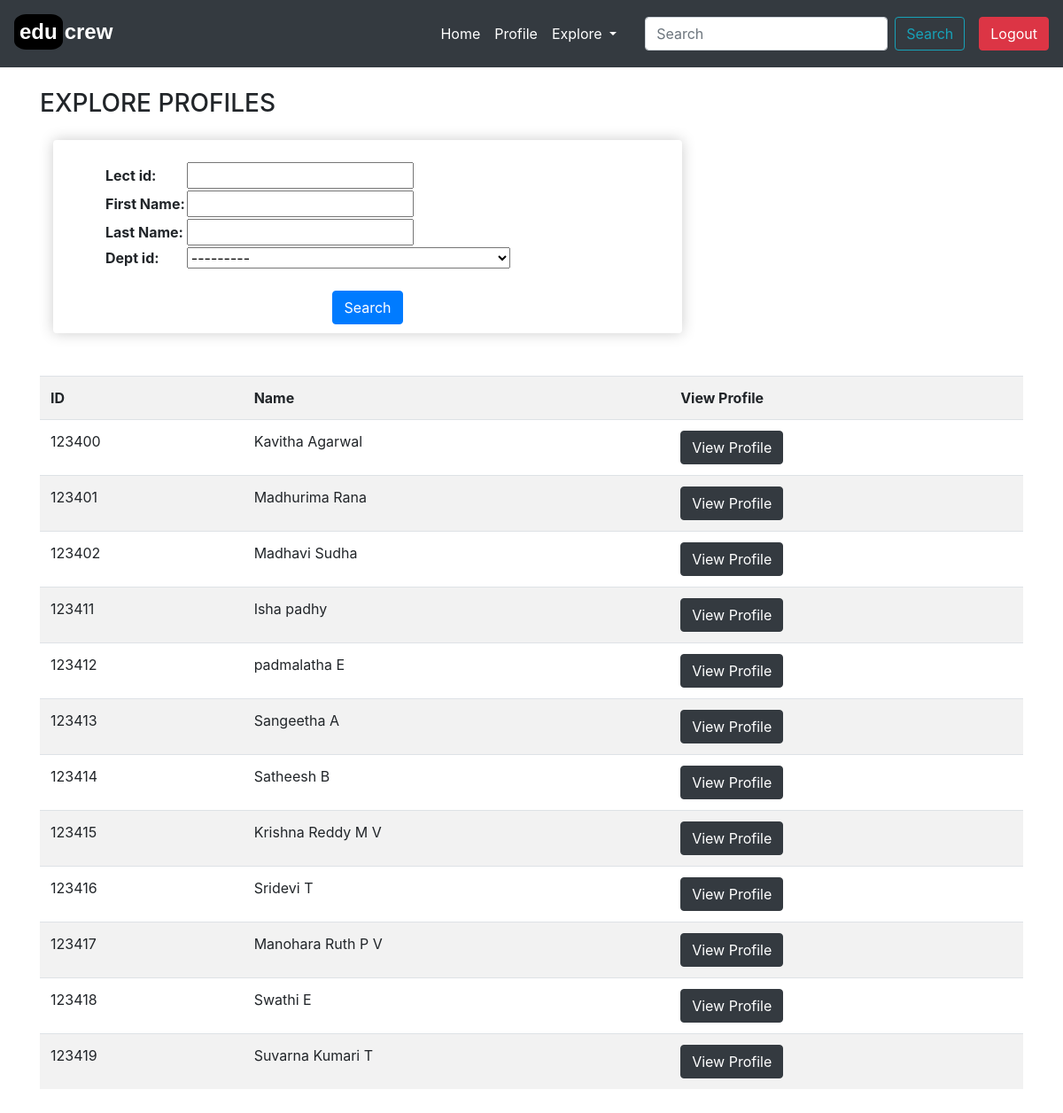
The page /explore/faculty/ (signed in) on the database its author committed.
### educrew/models.py (models this page shows)
class Dept(models.Model):
    dept_id = models.IntegerField(primary_key=True)
    dept_name = models.CharField(max_length=60)
    dept_short = models.CharField(max_length=10,blank=True)
    def __str__(self):
        return self.dept_name

class Lecturer(models.Model):
    user = models.OneToOneField(User,null=True, blank=True ,on_delete=models.CASCADE)
    lect_id = models.IntegerField(primary_key=True)
    firstname = models.CharField(max_length=100, null=True)
    lastname = models.CharField(max_length=100, null=True)
    email = models.CharField(max_length=100)
    phoneno = models.IntegerField(null=True)
    cabin_no = models.CharField(max_length=50, null=True, blank=True)
    profile_image= models.ImageField(default="profilepic.jpg",null=True)
    dept_id = models.ForeignKey(Dept, null=True, on_delete=models.SET_NULL) #cascade
    def __str__(self):
        return self.firstname +" "+  self.lastname

### educrew/views.py (the view)
# urls.py: path('explore/faculty/', views.exploreFaculty, name="exploreFaculty"),
@login_required(login_url='login')
def exploreFaculty(request):
    lecturers = Lecturer.objects.all()
    lfilter = LecturerFilter(request.GET, queryset=lecturers)
    lecturers = lfilter.qs
    context = {'lecturers':lecturers, 'lfilter':lfilter,}
    return render(request,'educrew/exploreFaculty.html',context)

### educrew/templates/educrew/exploreFaculty.html
{% extends 'educrew/main.html' %}
{% load static %}
{% block content %}
<h3>EXPLORE PROFILES</h3>
<div class="col-lg-8">
    <div class="box-element pt-lg-4 mt-lg-4">
        <form method="GET" action="">
            <div class="form-row ml-lg-5">
                <table>
                    {% for f in  lfilter.form%}
                    <tr>
                        <td class="font-weight-bold">{{f.label}}:</td>
                        <td>{{f}}</td>
                    </tr>
                    {% endfor %}
                </table>
            </div>
            <center>
                <button class="btn btn-primary mt-lg-4" type="submit">Search</button>
            </center>
        </form>
    </div>
</div>
<br>
<br>
<div class="mb-lg-5">
<table class="table table-striped  my-lg-0" style="margin-bottom: 100px;">
    <tr>
        <td class="font-weight-bold">ID</td>
        <td class="font-weight-bold">Name</td>
        <td class="font-weight-bold">View Profile</td>
    </tr>
    {% for lecturer in lecturers %}
    <tr>
        <td>
            {{lecturer.lect_id}}
        </td>
        <td>
            {{lecturer}}
        </td>
        <td><a class="btn btn-dark" href="{% url 'viewFaculty' lecturer.lect_id %}">View Profile</a></td>
    </tr>
    {% endfor %}
</table>
</div>
{% endblock content %}

### static/css/main.css (style rules this page uses)
.box-element { box-shadow: hsl(0, 0%, 80%) 0 0 16px; background-color: white; border-radius: 4px; padding: 10px; }

### rows shown on the page
Dept: form "---------"
Lecturer: lect_id "123400", firstname+lastname "Kavitha Agarwal"
Lecturer: lect_id "123401", firstname+lastname "Madhurima Rana"
Lecturer: lect_id "123402", firstname+lastname "Madhavi Sudha"
Lecturer: lect_id "123411", firstname+lastname "Isha padhy"
Lecturer: lect_id "123412", firstname+lastname "padmalatha E"
Lecturer: lect_id "123413", firstname+lastname "Sangeetha A"
Lecturer: lect_id "123414", firstname+lastname "Satheesh B"
Lecturer: lect_id "123415", firstname+lastname "Krishna Reddy M V"
Lecturer: lect_id "123416", firstname+lastname "Sridevi T"
Lecturer: lect_id "123417", firstname+lastname "Manohara Ruth P V"
Lecturer: lect_id "123418", firstname+lastname "Swathi E"
Lecturer: lect_id "123419", firstname+lastname "Suvarna Kumari T"

### other values the page prints
{{ f.label }} "Lect id" "First Name" "Last Name" "Dept id"
